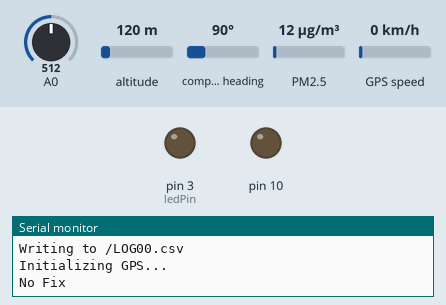
Simulated run of this sketch. Board: Arduino Uno, built with avr-gcc and run on an emulated ATmega328P. Parts: output pins drawn as LEDs (lit = HIGH), the last lines printed to the serial monitor. Wiring (inferred from the names in the program): dust sensor: data pin 9. The inputs (shaded band) are chosen by the test bench; at power-on: A0 = 512, altitude 120 m, compass heading 90°, PM2.5 12 µg/m³, GPS speed 0 km/h. Storage starts empty; the GPS gets a fix after 3 s at 37.7749, -122.4194 with 8 satellites.

Above: at 1.2 s.
1.3 s: A0 set to 716
At 3.6 s:
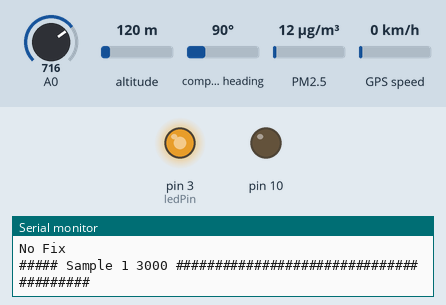
4.5 s: A0 set to 306
At 6.2 s:
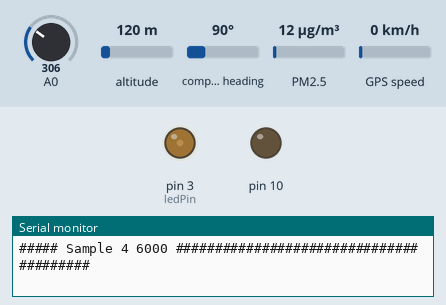
6.5 s: A0 set to 90
At 7.8 s:
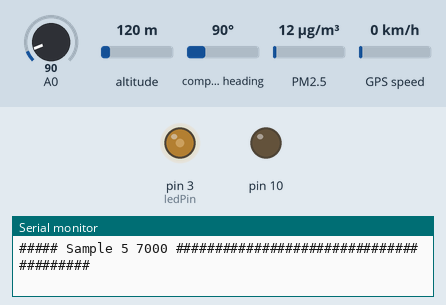
Timing chart, 0 to 9.5 s (numbered marks = the images above; inputs shaded):
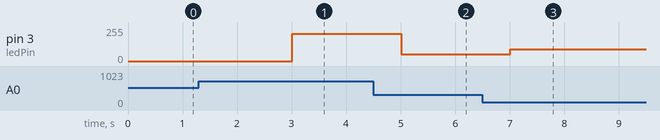

Measured:
- after the input at 1.3 s, pin 3 (ledPin): 0/255 → 204/255 after 1.7 s
- after the input at 4.5 s, pin 3 (ledPin): 204/255 → 50/255 after 0.51 s
- after the input at 6.5 s, pin 3 (ledPin): 50/255 → 90/255 after 0.51 s

The sketch:

GPS_CO_PM_sensor_exe.ino
```cpp
#include <SPI.h>
#include <Adafruit_GPS.h>
#include <SoftwareSerial.h>
#include <SD.h>

File logfile;
int const smallPM1 = 9;
long const sampleRate = 20;
long measurementCount = 0;
long smallPM1Count = 0;
long priorSampleTime = 0;
double smallPM1percentRunning;

unsigned long duration;
unsigned long starttime;
unsigned long sampletime_ms = 2000;
unsigned long lowpulseoccupancy = 0;
float ratio = 0;
float concentration = 0;

#define chipSelect 10
#define ledPin 3
#define GPSECHO  false
#define LOG_FIXONLY true

SoftwareSerial gps_Serial(8, 7);
Adafruit_GPS GPS(&gps_Serial);


void setup() {
  Serial.begin(115200);
  pinMode (smallPM1, INPUT);
  pinMode(ledPin, OUTPUT);
  pinMode(10, OUTPUT);

  sdCardInitialization();

  Serial.println(F("Initializing GPS..."));
  GPS.begin(9600);

  GPS.sendCommand(PMTK_SET_NMEA_OUTPUT_RMCGGA);
  //GPS.sendCommand(PMTK_SET_NMEA_OUTPUT_RMCONLY);   // uncomment this line to turn on only the "minimum recommended" data; For logging data, we don't suggest using anything but either RMC only or RMC+GGA to keep the log files at a reasonable size
  GPS.sendCommand(PMTK_SET_NMEA_UPDATE_1HZ);

  GPS.sendCommand(PGCMD_ANTENNA);

  gps_Serial.println(PMTK_Q_RELEASE);
  starttime = millis();//get the current time;
}

int loopCount = 1;

void loop() {
  gps_Serial.listen();
  char c = GPS.read();

  if (GPSECHO) {
     if (c)   Serial.print(c);
  }

  if (GPS.newNMEAreceived()) {
    if (!GPS.parse(GPS.lastNMEA()))  { // this also sets the newNMEAreceived() flag to false
      //Serial.println(F("Failed to parse GPS data"));
      return;
    }
    if (LOG_FIXONLY && !GPS.fix) {
        Serial.println("No Fix");
        return;
    }

    printHeader();

    char *stringptr = GPS.lastNMEA();
    uint8_t stringsize = strlen(stringptr);
    if (stringsize != logfile.write((uint8_t *)stringptr, stringsize))  {
      Serial.println(F("error with writing to SD"));
    }

    logData();
    logPM();
    logfile.println();
    logfile.flush();
  }
}


void sdCardInitialization(void)
{
  // SD Card Init
  if (!SD.begin(chipSelect)) {
    Serial.println(F("SD Card init. failed!"));
    while(1);
  } else {
  Serial.println(F("SD Card init successful!"));
  }

  // File Init
  char filename[15];
  sprintf(filename, "/LOG00.csv");
  for (uint8_t i = 0; i < 100; i++) {
    filename[4] = '0' + i/10;
    filename[5] = '0' + i%10;
    if (! SD.exists(filename)) {
      break;
    }
  }

  Serial.print(F("creating file: "));
  Serial.println(filename);
  logfile = SD.open(filename, FILE_WRITE);
  if( ! logfile ) {
    Serial.print(F("Couldnt create ")); Serial.println(filename);
    while(1);
  }
  Serial.print(F("Writing to ")); Serial.println(filename);
}


void logData() {
  logfile.print(F("\n"));
  logfile.print(GPS.month, DEC); logfile.print(F("/"));
  logfile.print(GPS.day, DEC); logfile.print(F("/"));
  logfile.print(F("20"));
  logfile.print(GPS.year, DEC);
  logfile.print(F(","));
  logfile.print(GPS.hour, DEC); logfile.print(F(":"));
  logfile.print(GPS.minute, DEC); logfile.print(F(":"));
  logfile.print(GPS.seconds, DEC); logfile.print(F(":"));
  logfile.print(GPS.milliseconds);
  logfile.print(F(","));
  logfile.print(F("fix_")); logfile.print((int)GPS.fix);
  logfile.print(F(","));
  logfile.print(F("qual_")); logfile.print((int)GPS.fixquality);
  logfile.print(F(","));
  if (GPS.fix) {
    logfile.print(gpsConverter(GPS.latitude), 6); logfile.print(F(",")); logfile.print(GPS.lat);
    logfile.print(F(","));
    logfile.print(gpsConverter(GPS.longitude), 6); logfile.print(F(",")); logfile.print(GPS.lon);
    logfile.print(F(",")); logfile.print(GPS.altitude);
    logfile.print(F(",")); logfile.print(GPS.speed);
    logfile.print(F(",")); logfile.print((int)GPS.satellites);
    logfile.print(F(","));
    logCO();
    logfile.print(F(","));
  }
}

float gpsConverter(float gps)
{
  int gps_min = (int)(gps/100);
  float gps_sec = fmod(gps, 100) / 60;
  float gps_dec = gps_min + gps_sec;
  return gps_dec;
}


void logCO(void)
{
  int reading = analogRead(A0);
  logfile.print(reading);
  analogWrite(ledPin, reading);
//  logfile.println();
  delay(10);
}

void logPM(void)
{
  duration = pulseIn(smallPM1, LOW);
  lowpulseoccupancy = lowpulseoccupancy+duration;

  if ((millis()-starttime) >= sampletime_ms)//if the sampel time = = 30s
  {
    ratio = lowpulseoccupancy/(sampletime_ms*10.0);  // Integer percentage 0=&gt;100
    concentration = 1.1*pow(ratio,3)-3.8*pow(ratio,2)+520*ratio+0.62; // using spec sheet curve
    logfile.print(concentration);
    logfile.print("_pcs/0.01cf");
    logfile.print(F(","));
    logfile.print(pm25pcs2ugm3(concentration));
    logfile.print("_ugm/0.01cf");
    lowpulseoccupancy = 0;
    starttime = millis();
  }
}

float pm25pcs2ugm3 (float concentration_pcs)
{
  double pi = 3.14159;
  double density = 1.65 * pow (10, 12);
  double r25 = 0.44 * pow (10, -6);
  double vol25 = (4/3) * pi * pow (r25, 3);
  double mass25 = density * vol25;
  double K = 3531.5;

  return (concentration_pcs) * K * mass25;
}

void printHeader() {
  Serial.print(F("##### Sample "));
  Serial.print(loopCount++);
  Serial.print(F(" "));
  Serial.print(millis());
  Serial.println(F(" ########################################"));
}

uint8_t parseHex(char c) {
  if (c < '0')
    return 0;
  if (c <= '9')
    return c - '0';
  if (c < 'A')
    return 0;
  if (c <= 'F')
    return (c - 'A')+10;
}
```
